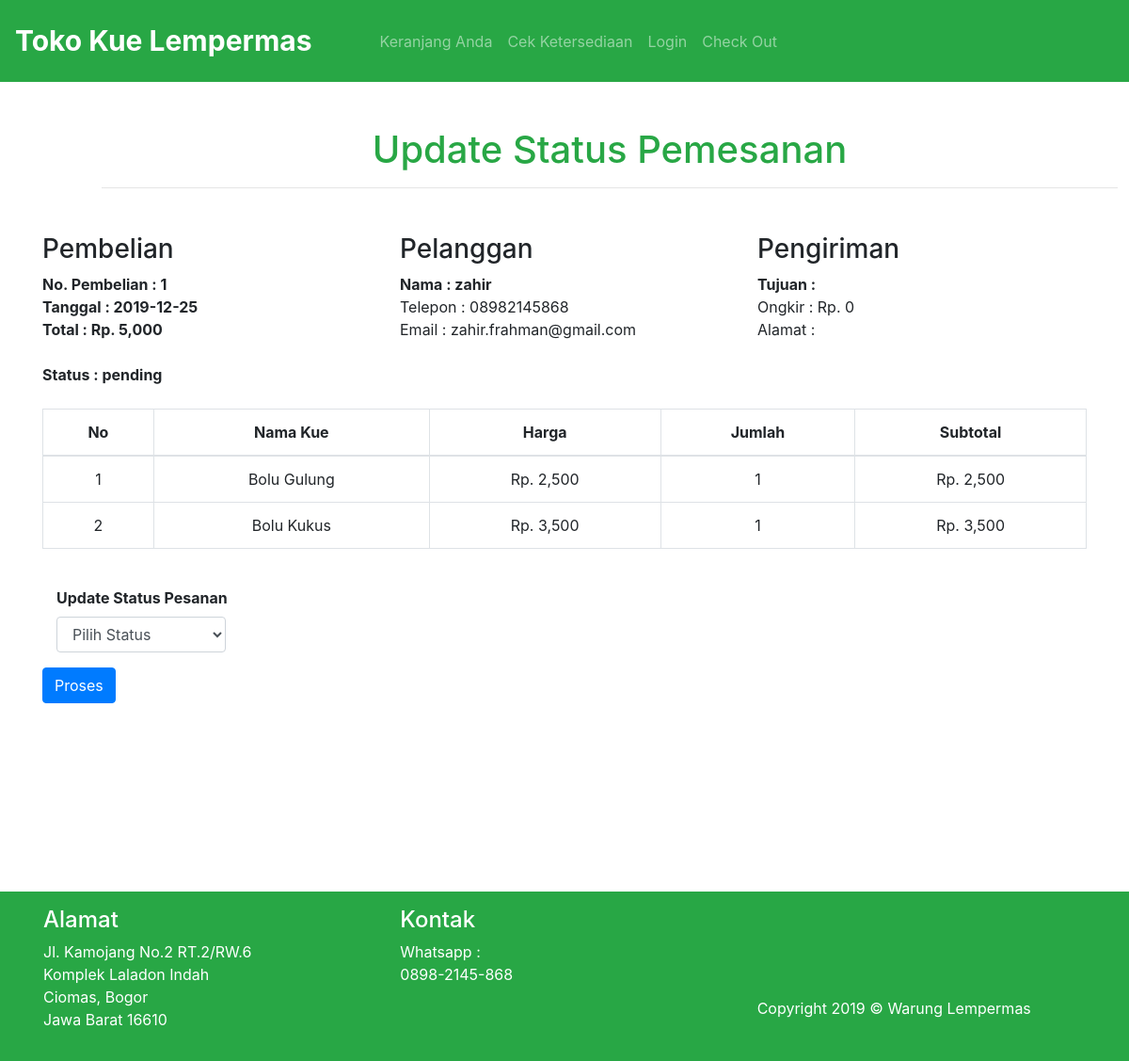
Page /proses.php?id=1 (signed in) on the committed database.
### tables this page shows
CREATE TABLE `pembelian` (
  `id_pembelian` int(11) NOT NULL,
  `id_pelanggan` int(20) NOT NULL,
  `id_ongkir` int(20) NOT NULL,
  `tanggal_pembelian` date NOT NULL,
  `total_pembelian` int(20) NOT NULL,
  `nama_daerah` varchar(50) NOT NULL,
  `tarif` int(15) NOT NULL,
  `alamat_pengiriman` text NOT NULL,
  `status_pembelian` varchar(100) NOT NULL DEFAULT 'pending'
);

CREATE TABLE `pelanggan` (
  `id_pelanggan` int(11) NOT NULL,
  `nama_pelanggan` varchar(100) NOT NULL,
  `telepon_pelanggan` varchar(12) NOT NULL,
  `password_pelanggan` varchar(25) NOT NULL,
  `email_pelanggan` varchar(50) NOT NULL,
  `alamat_pelanggan` text NOT NULL
);

CREATE TABLE `pembelian_produk` (
  `id_pembelian_produk` int(11) NOT NULL,
  `id_pembelian` int(11) NOT NULL,
  `id_produk` int(11) NOT NULL,
  `jumlah` int(100) NOT NULL,
  `nama` varchar(50) NOT NULL,
  `harga` int(11) NOT NULL,
  `subharga` int(15) NOT NULL
);

CREATE TABLE `kuebasah` (
  `id_produk` int(11) NOT NULL,
  `stok` int(11) NOT NULL,
  `nama` varchar(100) NOT NULL,
  `satuan` varchar(100) NOT NULL,
  `harga` int(11) NOT NULL,
  `gambar` varchar(100) NOT NULL
);

### proses.php (the view, shortened to what this page needs)
<?php
require 'functions.php';
?>
<!doctype html>
<html lang="en">
<head>
    <link rel="stylesheet" href="css/bootstrap.min.css">
    <link rel="stylesheet" href="style/style.css">
</head>
<body>
    <section class="nav">
        <nav class="navbar navbar-expand-lg navbar-dark bg-success w-100 p-3">
            <a class="navbar-brand font-weight-bold" href="index.php">Toko Kue Lempermas</a>
            <div class="collapse navbar-collapse ml-5" id="navbarSupportedContent">
                <ul class="navbar-nav mr-auto">
                    <li class="nav-item">
                        <a class="nav-link" href="keranjang.php">Keranjang Anda</a>
                    </li>
                    <li class="nav-item">
                        <a class="nav-link" href="cekstok.php">Cek Ketersediaan</a>
                    </li>
                    <?php if (isset($_SESSION['pelanggan'])) : ?>
                        <li class="nav-item">
                        <a class="nav-link" href="logout.php" onclick="return confirm('Apakah anda yakin ingin Logout?')">Logout</a>
                    </li>
                    <?php else: ?>
                    <li class="nav-item">
                        <a class="nav-link" href="login.php">Login</a>
                    </li>
                    <?php endif ?>
                    <li class="nav-item">
                        <a class="nav-link" href="checkout.php">Check Out</a>
                    </li>
                </ul>
            </div>
        </nav>
    </section>
    <section class="tambah" style="margin-bottom: 200px">
        <div class="container">
            <div class="col m-5 text-center">
                <h1 class="text-success">Update Status Pemesanan</h1>
                <hr>
            </div>
            <?php
            $ambil = $conn->query("SELECT * FROM pembelian JOIN pelanggan
            ON pembelian.id_pelanggan = pelanggan.id_pelanggan
            WHERE pembelian.id_pembelian = '$_GET[id]'");
            $detail = $ambil->fetch_assoc();
            ?>
            <div class="row">
                <div class="col-md-4">
                    <h3>Pembelian</h3>
                    <strong>No. Pembelian : <?= $detail['id_pembelian']; ?></strong><br>
                    <strong>Tanggal : <?= $detail['tanggal_pembelian']; ?></strong><br>
                    <strong>Total : Rp. <?= number_format($detail['total_pembelian']); ?></strong><br><br>
                    <strong>Status : <?= $detail['status_pembelian']; ?></strong>
                </div>
                <div class="col-md-4">
                    <h3>Pelanggan</h3>
                    <strong>Nama : <?= $detail['nama_pelanggan']; ?></strong><br>
                    Telepon : <?= $detail['telepon_pelanggan']; ?> <br>
                    Email : <?= $detail['email_pelanggan']; ?>
                </div>
                <div class="col-md-4">
                    <h3>Pengiriman</h3>
                    <strong>Tujuan : <?= $detail['nama_daerah']; ?> </strong><br>
                    Ongkir : Rp. <?= number_format($detail['tarif']); ?><br>
                    Alamat : <?= $detail['alamat_pengiriman']; ?>
                </div>
            </div> <br>
            <table class="table table-bordered text-center">
                <thead>
                    <tr>
                        <th class="text-center">No</th>
                        <th class="text-center">Nama Kue</th>
                        <th class="text-center">Harga</th>
                        <th class="text-center">Jumlah</th>
                        <th class="text-center">Subtotal</th>
                    </tr>
                </thead>
                <tbody>
                    <?php $nomor = 1; ?>
                    <?php $ambil = $conn->query("SELECT * FROM pembelian_produk JOIN kuebasah
                                                ON pembelian_produk.id_produk = kuebasah.id_produk
                                                WHERE pembelian_produk.id_pembelian = '$_GET[id]'");?>
                    <?php while($pecah = $ambil->fetch_assoc()) { ?>
                    <tr>
                        <td><?= $nomor; ?></td>
                        <td><?= $pecah['nama']; ?></td>
                        <td>Rp. <?= number_format($pecah['harga']); ?></td>
                        <td><?= $pecah['jumlah']; ?></td>
                        <td>Rp. <?= number_format($pecah['harga'] * $pecah['jumlah']); ?></td>
                    </tr>
                    <?php $nomor++; ?>
                    <?php } ?>
                </tbody>
            </table><br>
            <form method="post">
                <div class="form-group">
                    <div class="col-md-5 form-group">
                        <label class="font-weight-bold">Update Status Pesanan</label>
                        <select name="status" class="col-md-5 form-control">
                            <option value="">Pilih Status</option>
                        </select>
                    </div>
                </div>
                <button class="btn btn-primary" name="proses">Proses</button>
            </form>
        </div>
    </section>
    <footer class="bg-success text-white w-100 position-static">
        <div class="container p-3">
            <div class="row">
                <div class="col-sm-4">
                    <h4>Alamat</h4>
                    <p>Jl. Kamojang No.2
                        RT.2/RW.6<br>
                        Komplek Laladon Indah<br>
                        Ciomas, Bogor<br>
                        Jawa Barat 16610</p>
                </div>
                <div class="col-sm-4">
                    <h4>Kontak</h4>
                    <p>
                        Whatsapp :<br>
                        0898-2145-868
                    </p>
                </div>
                <div class="col-sm-4">
                    <p class="mt-5 pt-5">Copyright 2019 &copy; Warung Lempermas</p>
                </div>
            </div>
        </div>
    </footer>
</body>
</html>

### style/style.css (style rules this page uses)
.navbar-brand { font-size: 30px; }

### rows in the picture
pembelian: id_pembelian "1", tanggal_pembelian "2019-12-25", total_pembelian "5,000", status_pembelian "pending", id_pelanggan.nama_pelanggan "zahir", id_pelanggan.telepon_pelanggan "08982145868", id_pelanggan.email_pelanggan "zahir.frahman@gmail.com", tarif "0"
pembelian_produk: id_produk.nama "Bolu Gulung", id_produk.harga "2,500", jumlah "1", $pecah['harga'] * $pecah['jumlah'] "2,500"
pembelian_produk: id_produk.nama "Bolu Kukus", id_produk.harga "3,500", jumlah "1", $pecah['harga'] * $pecah['jumlah'] "3,500"
